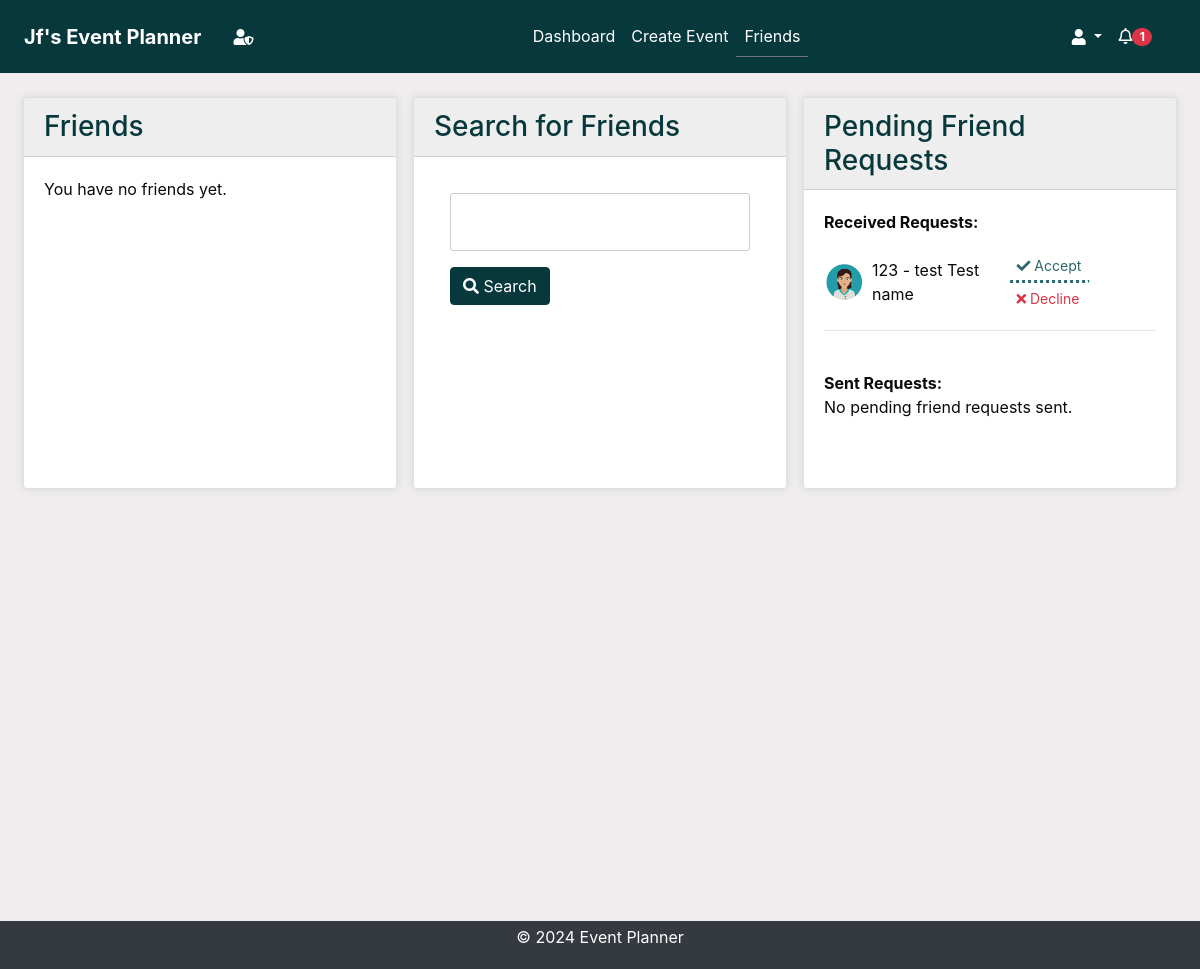
The app's page /friends/ (signed in), older data.
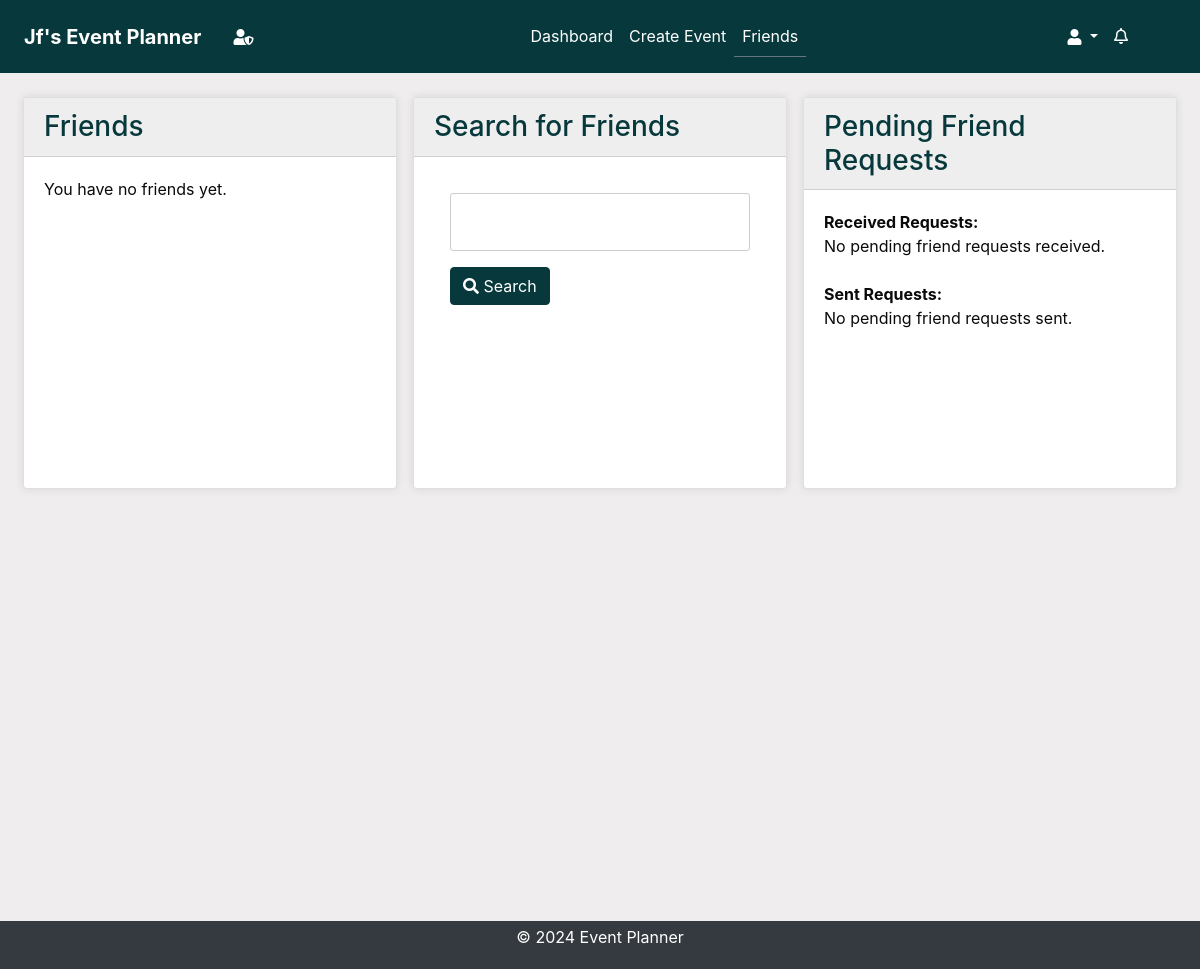
The same page, newer data.
### accounts/models.py (models this page shows, shortened)
class Friendship(models.Model):
    from_user = models.ForeignKey(
        User, related_name="from_friend", on_delete=models.CASCADE
    )
    to_user = models.ForeignKey(
        User, related_name="to_friend", on_delete=models.CASCADE
    )
    status = models.CharField(
        max_length=20,
        choices=[
            ("pending", "Pending"),
            ("accepted", "Accepted"),
            ("declined", "Declined"),
        ],
    )
    created_at = models.DateTimeField(auto_now_add=True)

class UserProfile(models.Model):
    user = models.OneToOneField(User, on_delete=models.CASCADE)
    profile_picture = models.CharField(max_length=254, default="default.svg")
    created_at = models.DateTimeField(auto_now_add=True)
    updated_at = models.DateTimeField(auto_now=True)

### accounts/views.py (the view)
# urls.py: path("friends/", views.friends_page, name="friends_page"),
@login_required
@cache_control(no_cache=True, must_revalidate=True, no_store=True)
def friends_page(request):
    current_user = request.user
    search_query = ""
    search_results = []
    if "search_query" in request.GET or "user" in request.GET:
        search_form = FriendSearchForm(request.GET)
        if search_form.is_valid():
            search_query = search_form.cleaned_data.get("search_query", "")
            selected_user = search_form.cleaned_data.get("user")
            if selected_user:
                search_results = [selected_user]
            else:
                search_results = User.objects.filter(
                    Q(username__icontains=search_query)
                    | Q(first_name__icontains=search_query)
                    | Q(last_name__icontains=search_query)
                ).exclude(id=current_user.id)
        else:
            search_results = []
    else:
        search_form = FriendSearchForm()
        search_results = []
    friends = Friendship.objects.filter(
        (Q(from_user=current_user) | Q(to_user=current_user))
        & Q(status="accepted")
    )
    pending_requests_received = Friendship.objects.filter(
        Q(to_user=current_user) & Q(status="pending")
    )
    pending_requests_sent = Friendship.objects.filter(
        Q(from_user=current_user) & Q(status="pending")
    )
    context = {
        "search_form": search_form,
        "search_query": search_query,
        "search_results": search_results,
        "friends": friends,
        "pending_requests_received": pending_requests_received,
        "pending_requests_sent": pending_requests_sent,
    }
    return render(request, "accounts/friends.html", context)

### accounts/forms.py
class FriendSearchForm(forms.Form):
    search_query = forms.CharField(max_length=100, label="", required=False)

### accounts/context_processors.py (called while the page is built)
def google_api_key(request):
    return {"GOOGLE_API_KEY": os.getenv("GOOGLE_API_KEY")}

### notifications/context_processors.py (called while the page is built)
def notifications(request):
    if request.user.is_authenticated:
        all_unread_notifications = Notification.objects.filter(
            user=request.user, read=False
        ).order_by("-created_at")
        unread_count = all_unread_notifications.count()
        recent_unread_notifications = all_unread_notifications[:8]
        return {
            "recent_unread_notifications": recent_unread_notifications,
            "unread_count": unread_count,
        }
    return {}

### accounts/templates/accounts/friends.html (shortened to what the changed rows need)
{% extends 'base.html' %}
{% load static %}
{% block content %}
<div class="container-fluid">
    <div class="row">
        <div class="col-lg-4 mb-0">
            <div class="card">
                <div class="card-body">
                    <ul class="list-unstyled">
                        <div class="scrollable-column">
                            {% for request in pending_requests_received %}
                            <li>
                                <div class="d-flex justify-content-between align-items-center mt-3">
                                    <img src="{% static 'images/profile_pictures/' %}{{ request.from_user.userprofile.profile_picture }}" alt="{{ request.from_user.username }}'s profile picture" class="rounded-circle mr-2" style="width: 40px; height: 40px;" onerror="this.onerror=null; this.src='{% static 'images/profile_pictures/' %}{{ request.to_user.userprofile.profile_picture }}'">
                                    <span>{{ request.from_user.username }} - {{ request.from_user.first_name }} {{ request.from_user.last_name }}</span>
                                    <div>
                                        <a href="{% url 'respond_friend_request' request.id 'accept' %}" class="btn btn-sm btn-outline-success"><i class="fa fa-check"></i> Accept</a>
                                        <a href="{% url 'respond_friend_request' request.id 'decline' %}" class="btn btn-sm btn-outline-danger"><i class="fa fa-times"></i> Decline</a>
                                    </div>
                                </div>
                            </li>
                            <hr>
                        {% empty %}
                            <li>No pending friend requests received.</li>
                            {% endfor %}
                        </div>
                            <br>
                    </ul>
                </div>
            </div>
        </div>
    </div>
</div>
{% endblock %}

### templates/base.html (shortened to what this page needs)
<!DOCTYPE html>
<html lang="en">
<head>
    {% load static %}
    <link rel="stylesheet" href="https://stackpath.bootstrapcdn.com/bootstrap/4.5.2/css/bootstrap.min.css">
    <link rel="stylesheet" href="{% static 'css/styles.css' %}">
    <link rel="stylesheet" href="https://cdnjs.cloudflare.com/ajax/libs/font-awesome/5.15.4/css/all.min.css">
    <link rel="stylesheet" href="https://cdnjs.cloudflare.com/ajax/libs/fullcalendar/3.10.2/fullcalendar.min.css" />
</head>
<body class="c-app">
    <header class="c-header c-header-light c-header-fixed">
        <nav class="navbar navbar-expand-lg navbar-light">
            <a class="navbar-brand" href="{% url 'dashboard' %}"><strong> {{ user.username|title }}'s Event Planner</strong>
            </a>
            {% if user.is_superuser %}
            <a class="nav-link" aria-label="Admin Panel"  href="{% url 'admin:index' %}"> <i class="fas fa-user-shield"></i></a>
            {% endif %}
            <div class="collapse navbar-collapse" id="navbarSupportedContent">
                {% if user.is_authenticated %}
                <ul class="navbar-nav mx-auto">
                    <li class="nav-item {% if request.resolver_match.url_name == 'dashboard' %}active{% endif %}">
                        <a class="nav-link" href="{% url 'dashboard' %}">Dashboard</a>
                    </li>
                    <li class="nav-item {% if request.resolver_match.url_name == 'create_event' %}active{% endif %}">
                        <a class="nav-link" href="{% url 'create_event' %}">Create Event</a>
                    </li>
                    <li class="nav-item {% if request.resolver_match.url_name == 'friends_page' %}active{% endif %}">
                        <a class="nav-link" href="{% url 'friends_page' %}">Friends</a>
                    </li>
                    {% endif %}
                </ul>
                {% if user.is_authenticated %}
                <ul class="navbar-nav d-flex">
                    <li class="nav-item dropdown">
                        <a class="nav-link dropdown-toggle" href="#" id="profileLink" role="button" data-toggle="dropdown" aria-haspopup="true" aria-expanded="false">
                            <i class="fas fa-user"></i>
                        </a>
                    </li>
                </ul>
                {% endif %}
            </div>
            {% if user.is_authenticated %}
                <ul class="navbar-nav ml-auto d-flex">
                    <li class="nav-item mr-3">
                        <a class="nav-link" href="#" id="notificationBell" role="button" data-toggle="dropdown" aria-haspopup="true" aria-expanded="false">
                            <i class="fas fa-bell" style="font-weight:100";></i>
                            {% if unread_count > 0 %}
                                <span class="badge badge-pill badge-danger">{{ unread_count }}</span>
                            {% else %}
                                <span class="badge badge-pill badge-danger" style="opacity: 0;min-width:1.5rem;min-height:0.9rem">{{ unread_count }}</span>
                            {% endif %}
                        </a>
                    </li>
                </ul>
            {% endif %}
        </nav>
    </header>
    <main class="c-main">
        <div class="container-fluid">
            <div class="fade-in">
                {% block content %}{% endblock %}
            </div>
        </div>
    </main>
    <footer class="footer py-1">
        <div class="container text-center">
            <p class="text-white">&copy; 2024 Event Planner</p>
        </div>
    </footer>
</body>
</html>

Row changes from the older to the newer data that the page shows:
removed Friendship: from_user.userprofile.profile_picture (picture), from_user.username "123", from_user.first_name "test", from_user.last_name "Test name"
Text that changed along with them:
{{ unread_count }}: "1" → (not shown)
text now shown: "No pending friend requests received."
